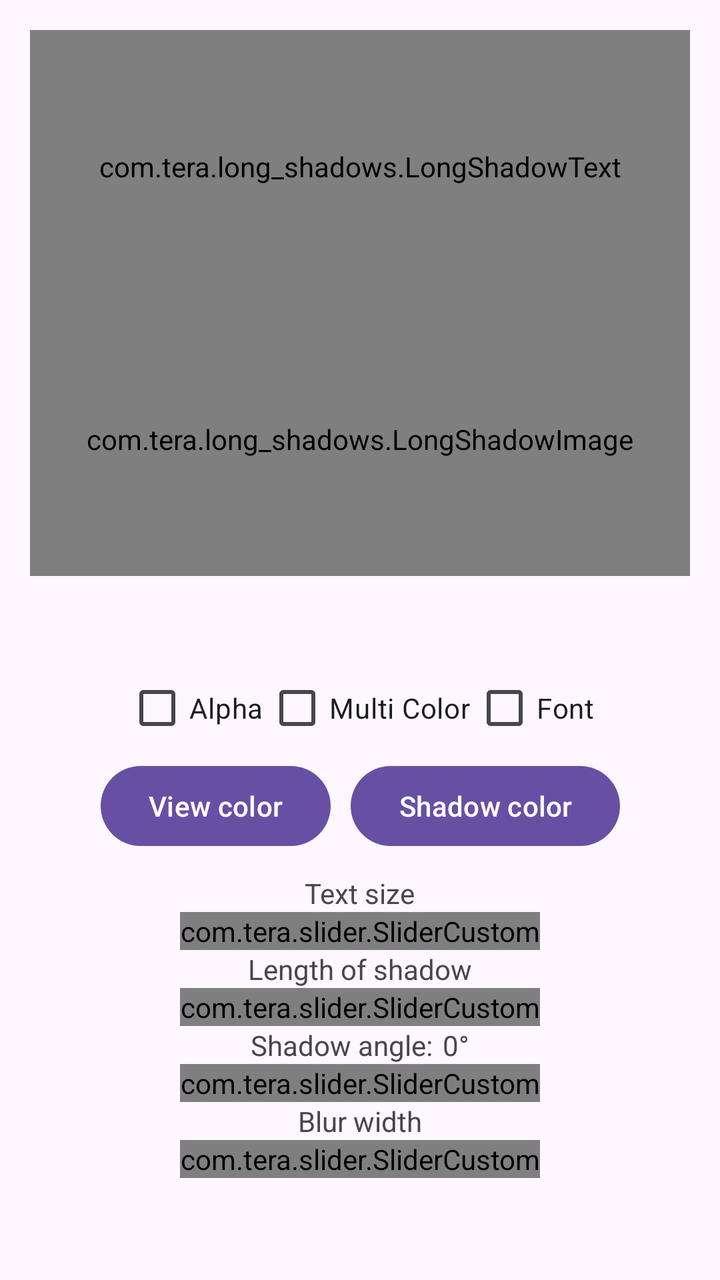
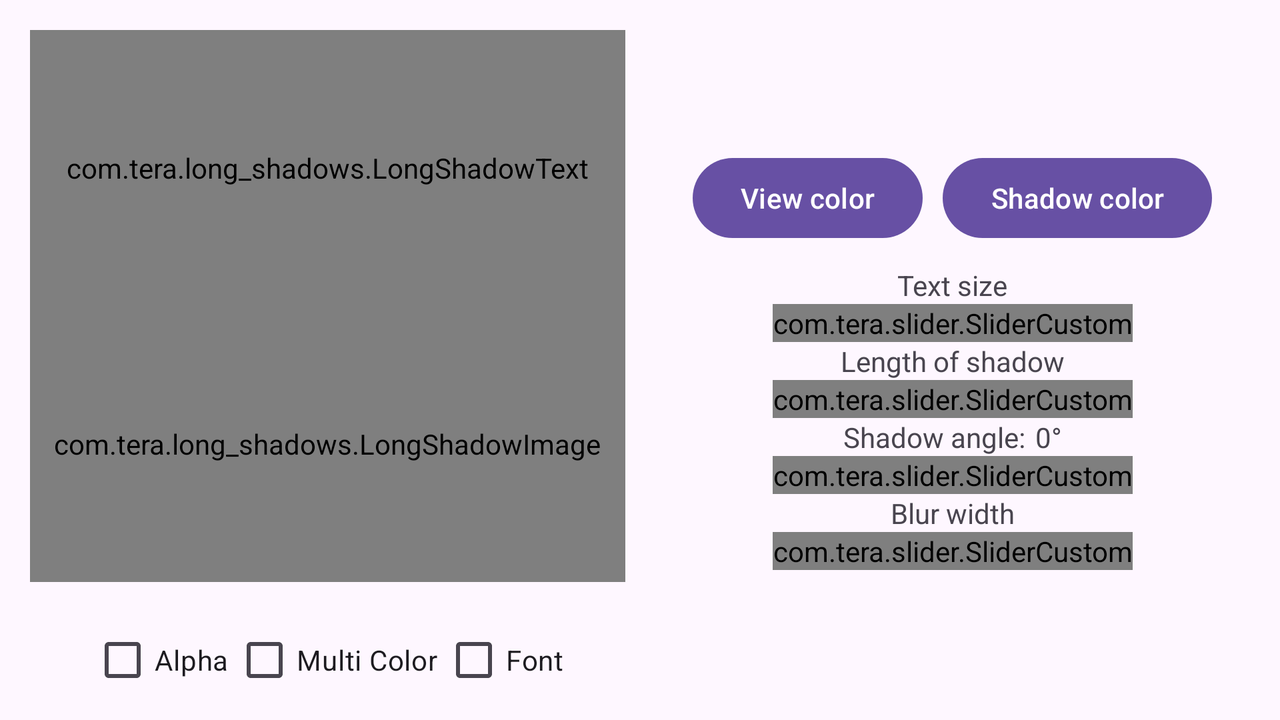

Compare how this app lays out the same screen by default and in its alternative resource folder. The renders come first, then the two layout files and the values they reference.
<!-- AndroidManifest.xml: application theme Theme.LongShadows -->
<!-- res/layout/activity_main.xml -->
<?xml version="1.0" encoding="utf-8"?>
<androidx.constraintlayout.widget.ConstraintLayout xmlns:android="http://schemas.android.com/apk/res/android"
    xmlns:app="http://schemas.android.com/apk/res-auto"
    xmlns:tools="http://schemas.android.com/tools"
    android:layout_width="match_parent"
    android:layout_height="match_parent"
    tools:context=".MainActivity">

    <LinearLayout
        android:id="@+id/lineText"
        android:layout_width="match_parent"
        android:layout_height="0dp"
        android:background="@drawable/rectangle"
        android:layout_marginStart="15dp"
        android:layout_marginTop="15dp"
        android:layout_marginEnd="15dp"
        android:gravity="center"
        android:orientation="vertical"
        app:layout_constraintBottom_toTopOf="@+id/lineCenter"
        app:layout_constraintEnd_toEndOf="parent"
        app:layout_constraintStart_toStartOf="parent"
        app:layout_constraintTop_toTopOf="parent">

        <com.tera.long_shadows.LongShadowText
            android:id="@+id/lsText"
            android:layout_width="match_parent"
            android:layout_height="0dp"
            android:layout_weight="1"
            android:background="@color/black"
            app:ls_blurWidth="0dp"
            app:ls_enabledAlpha="true"
            app:ls_fontFamily="@font/arial_bold_bold"
            app:ls_multiColor="false"
            app:ls_shadowColor="@color/red"
            app:ls_shadowLength="50dp"
            app:ls_shadow_angle="45"
            app:ls_text="@string/hello"
            app:ls_textColor="@color/white"
            app:ls_textSize="30sp"
            app:ls_arrayColor="@array/colorShadow"/>

        <com.tera.long_shadows.LongShadowImage
            android:id="@+id/lsIcon"
            android:layout_width="match_parent"
            android:layout_height="0dp"
            android:layout_weight="1"
            app:lsi_enabledAlpha="true"
            app:lsi_icon="@drawable/ic_star_color"
            app:lsi_iconSize="30dp"
            app:lsi_shadowColor="@color/gray"
            app:lsi_shadowLength="50dp" />

    </LinearLayout>

    <androidx.constraintlayout.widget.Guideline
        android:id="@+id/lineCenter"
        android:layout_width="wrap_content"
        android:layout_height="wrap_content"
        android:orientation="horizontal"
        app:layout_constraintGuide_percent="0.45" />

    <LinearLayout
        android:id="@+id/lineCheck"
        android:layout_width="match_parent"
        android:layout_height="50dp"
        android:layout_marginTop="10dp"
        android:gravity="center"
        android:orientation="horizontal"
        app:layout_constraintVertical_chainStyle="packed"
        app:layout_constraintTop_toBottomOf="@+id/lineCenter"
        app:layout_constraintEnd_toEndOf="parent"
        app:layout_constraintBottom_toTopOf="@+id/lineButtons"
        app:layout_constraintStart_toStartOf="parent">

        <CheckBox
            android:id="@+id/chAlpha"
            android:layout_width="wrap_content"
            android:layout_height="wrap_content"
            android:text="@string/alpha" />

        <Space
            android:layout_width="1dp"
            android:layout_height="match_parent" />

        <CheckBox
            android:id="@+id/chMulti"
            android:layout_width="wrap_content"
            android:layout_height="wrap_content"
            android:text="@string/multi" />

        <Space
            android:layout_width="1dp"
            android:layout_height="match_parent" />

        <CheckBox
            android:id="@+id/chFont"
            android:layout_width="wrap_content"
            android:layout_height="wrap_content"
            android:text="@string/font" />

    </LinearLayout>

    <LinearLayout
        android:id="@+id/lineButtons"
        android:layout_width="wrap_content"
        android:layout_height="wrap_content"
        android:gravity="center"
        android:orientation="horizontal"
        app:layout_constraintBottom_toTopOf="@+id/lineSlider"
        app:layout_constraintEnd_toEndOf="parent"
        app:layout_constraintStart_toStartOf="parent"
        app:layout_constraintTop_toBottomOf="@+id/lineCheck">

        <Button
            android:id="@+id/bnTextColor"
            android:layout_width="wrap_content"
            android:layout_height="wrap_content"
            android:text="@string/view_color" />

        <Space
            android:layout_width="10dp"
            android:layout_height="match_parent" />

        <Button
            android:id="@+id/bnShadowColor"
            android:layout_width="wrap_content"
            android:layout_height="wrap_content"
            android:text="@string/shadow_color" />

    </LinearLayout>

    <LinearLayout
        android:id="@+id/lineSlider"
        android:layout_width="match_parent"
        android:layout_height="wrap_content"
        android:layout_marginStart="15dp"
        android:layout_marginTop="10dp"
        android:layout_marginEnd="15dp"
        android:layout_marginBottom="20dp"
        android:gravity="center"
        android:orientation="vertical"
        app:layout_constraintBottom_toBottomOf="parent"
        app:layout_constraintEnd_toEndOf="parent"
        app:layout_constraintStart_toStartOf="parent"
        app:layout_constraintTop_toBottomOf="@+id/lineButtons">

        <TextView
            android:layout_width="wrap_content"
            android:layout_height="wrap_content"
            android:text="@string/text_size" />

        <com.tera.slider.SliderCustom
            android:id="@+id/slSize"
            android:layout_width="wrap_content"
            android:layout_height="wrap_content"
            app:valueMax="@dimen/max_size"
            app:valueMin="@dimen/min_size" />

        <TextView
            android:layout_width="wrap_content"
            android:layout_height="wrap_content"
            android:text="@string/length_shadow" />

        <com.tera.slider.SliderCustom
            android:id="@+id/slLength"
            android:layout_width="wrap_content"
            android:layout_height="wrap_content"
            app:valueMax="@dimen/max_length" />

        <LinearLayout
            android:layout_width="wrap_content"
            android:layout_height="wrap_content"
            android:gravity="center"
            android:orientation="horizontal">

            <TextView
                android:layout_width="wrap_content"
                android:layout_height="wrap_content"
                android:text="@string/shadow_angle" />

            <TextView
                android:id="@+id/tvAngle"
                android:layout_width="wrap_content"
                android:layout_height="wrap_content"
                android:layout_marginStart="5dp"
                android:text="@string/_0" />

        </LinearLayout>

        <com.tera.slider.SliderCustom
            android:id="@+id/slAngle"
            android:layout_width="wrap_content"
            android:layout_height="wrap_content"
            app:valueMax="360" />

        <TextView
            android:layout_width="wrap_content"
            android:layout_height="wrap_content"
            android:text="@string/blur_width" />


        <com.tera.slider.SliderCustom
            android:id="@+id/slBlur"
            android:layout_width="wrap_content"
            android:layout_height="wrap_content"
            app:valueMax="@dimen/max_blur" />

    </LinearLayout>

</androidx.constraintlayout.widget.ConstraintLayout>
<!-- resources referenced by this layout -->
<resources>
  <array name="colorShadow">
          <item>#FF0000</item>
          <item>#00FF00</item>
          <item>#0000FF</item>
          <item>-936674</item>
          <item>-8718603</item>
      </array>
  <color name="black">#FF000000</color>
  <color name="gray">#A9A9A9</color>
  <color name="red">#FF0000</color>
  <color name="white">#FFFFFFFF</color>
  <dimen name="max_blur">30</dimen>
  <dimen name="max_length">400</dimen>
  <dimen name="max_size">200</dimen>
  <dimen name="min_size">70</dimen>
  <string name="_0" translatable="false">0°</string>
  <string name="alpha">Alpha</string>
  <string name="blur_width">Blur width</string>
  <string name="font">Font</string>
  <string name="hello">Hello World!</string>
  <string name="length_shadow">Length of shadow</string>
  <string name="multi">Multi Color</string>
  <string name="shadow_angle">Shadow angle:</string>
  <string name="shadow_color">Shadow color</string>
  <string name="text_size">Text size</string>
  <string name="view_color">View color</string>
  <style name="Theme.LongShadows" parent="Base.Theme.LongShadows" />
  <style name="Base.Theme.LongShadows" parent="Theme.Material3.DayNight.NoActionBar">
          
          
  
          
          <item name="android:windowFullscreen">true</item>
  
      </style>
</resources>
<!-- res/layout-land/activity_main.xml (the repository's variant of the layout above) -->
<!-- drawn on the phone turned sideways -->
<?xml version="1.0" encoding="utf-8"?>
<androidx.constraintlayout.widget.ConstraintLayout xmlns:android="http://schemas.android.com/apk/res/android"
    xmlns:app="http://schemas.android.com/apk/res-auto"
    xmlns:tools="http://schemas.android.com/tools"
    android:layout_width="match_parent"
    android:layout_height="match_parent"
    tools:context=".MainActivity">

    <LinearLayout
        android:id="@+id/lineText"
        android:layout_width="0dp"
        android:layout_height="0dp"
        android:layout_margin="15dp"
        android:background="@drawable/rectangle"
        android:gravity="center"
        android:orientation="vertical"
        app:layout_constraintBottom_toTopOf="@+id/lineCenter"
        app:layout_constraintEnd_toStartOf="@+id/lineSlider"
        app:layout_constraintHorizontal_chainStyle="packed"
        app:layout_constraintStart_toStartOf="parent"
        app:layout_constraintTop_toTopOf="parent">

        <com.tera.long_shadows.LongShadowText
            android:id="@+id/lsText"
            android:layout_width="match_parent"
            android:layout_height="match_parent"
            android:layout_weight="1"
            android:background="@color/black"
            app:ls_arrayColor="@array/colorShadow"
            app:ls_blurWidth="5dp"
            app:ls_enabledAlpha="true"
            app:ls_fontFamily="@font/comic"
            app:ls_multiColor="true"
            app:ls_shadowColor="@color/red"
            app:ls_shadowLength="50dp"
            app:ls_text="@string/hello"
            app:ls_textColor="@color/white"
            app:ls_textSize="50sp" />

        <com.tera.long_shadows.LongShadowImage
            android:id="@+id/lsIcon"
            android:layout_width="match_parent"
            android:layout_height="match_parent"
            android:layout_weight="1"
            app:lsi_enabledAlpha="true"
            app:lsi_icon="@drawable/ic_star_color"
            app:lsi_iconSize="30dp"
            app:lsi_shadowColor="@color/gray"
            app:lsi_shadowLength="50dp"
            app:lsi_shadow_angle="45" />

    </LinearLayout>

    <androidx.constraintlayout.widget.Guideline
        android:id="@+id/lineCenter"
        android:layout_width="wrap_content"
        android:layout_height="wrap_content"
        android:orientation="horizontal"
        app:layout_constraintGuide_percent="0.85" />

    <LinearLayout
        android:id="@+id/lineCheck"
        android:layout_width="0dp"
        android:layout_height="wrap_content"
        android:gravity="center"
        android:orientation="horizontal"
        app:layout_constraintEnd_toStartOf="@+id/lineSlider"
        app:layout_constraintStart_toStartOf="parent"
        app:layout_constraintTop_toTopOf="@+id/lineCenter">

        <CheckBox
            android:id="@+id/chAlpha"
            android:layout_width="wrap_content"
            android:layout_height="wrap_content"
            android:text="@string/alpha" />

        <Space
            android:layout_width="2dp"
            android:layout_height="match_parent" />

        <CheckBox
            android:id="@+id/chMulti"
            android:layout_width="wrap_content"
            android:layout_height="wrap_content"
            android:text="@string/multi" />

        <Space
            android:layout_width="2dp"
            android:layout_height="match_parent" />

        <CheckBox
            android:id="@+id/chFont"
            android:layout_width="wrap_content"
            android:layout_height="wrap_content"
            android:text="@string/font" />

    </LinearLayout>

    <LinearLayout
        android:id="@+id/lineSlider"
        android:layout_width="0dp"
        android:layout_height="match_parent"
        android:layout_marginEnd="15dp"
        android:gravity="center"
        android:orientation="vertical"
        app:layout_constraintBottom_toBottomOf="parent"
        app:layout_constraintEnd_toEndOf="parent"
        app:layout_constraintHorizontal_bias="0.5"
        app:layout_constraintStart_toEndOf="@+id/lineText"
        app:layout_constraintTop_toTopOf="parent">

        <LinearLayout
            android:layout_width="match_parent"
            android:layout_height="wrap_content"
            android:layout_marginBottom="10dp"
            android:gravity="center"
            android:orientation="horizontal">

            <Button
                android:id="@+id/bnTextColor"
                android:layout_width="wrap_content"
                android:layout_height="wrap_content"
                android:text="@string/view_color" />

            <Space
                android:layout_width="10dp"
                android:layout_height="match_parent" />

            <Button
                android:id="@+id/bnShadowColor"
                android:layout_width="wrap_content"
                android:layout_height="wrap_content"
                android:text="@string/shadow_color" />

        </LinearLayout>

        <TextView
            android:layout_width="wrap_content"
            android:layout_height="wrap_content"
            android:text="@string/text_size" />

        <com.tera.slider.SliderCustom
            android:id="@+id/slSize"
            android:layout_width="wrap_content"
            android:layout_height="wrap_content"
            app:valueMax="@dimen/max_size"
            app:valueMin="@dimen/min_size" />

        <TextView
            android:layout_width="wrap_content"
            android:layout_height="wrap_content"
            android:text="@string/length_shadow" />

        <com.tera.slider.SliderCustom
            android:id="@+id/slLength"
            android:layout_width="wrap_content"
            android:layout_height="wrap_content"
            app:valueMax="@dimen/max_length" />

        <LinearLayout
            android:layout_width="wrap_content"
            android:layout_height="wrap_content"
            android:gravity="center"
            android:orientation="horizontal">

            <TextView
                android:layout_width="wrap_content"
                android:layout_height="wrap_content"
                android:text="@string/shadow_angle" />

            <TextView
                android:id="@+id/tvAngle"
                android:layout_width="wrap_content"
                android:layout_height="wrap_content"
                android:layout_marginStart="5dp"
                android:text="@string/_0" />

        </LinearLayout>

        <com.tera.slider.SliderCustom
            android:id="@+id/slAngle"
            android:layout_width="wrap_content"
            android:layout_height="wrap_content"
            app:valueMax="360" />

        <TextView
            android:layout_width="wrap_content"
            android:layout_height="wrap_content"
            android:text="@string/blur_width" />

        <com.tera.slider.SliderCustom
            android:id="@+id/slBlur"
            android:layout_width="wrap_content"
            android:layout_height="wrap_content"
            app:valueMax="@dimen/max_blur" />

    </LinearLayout>

</androidx.constraintlayout.widget.ConstraintLayout>
